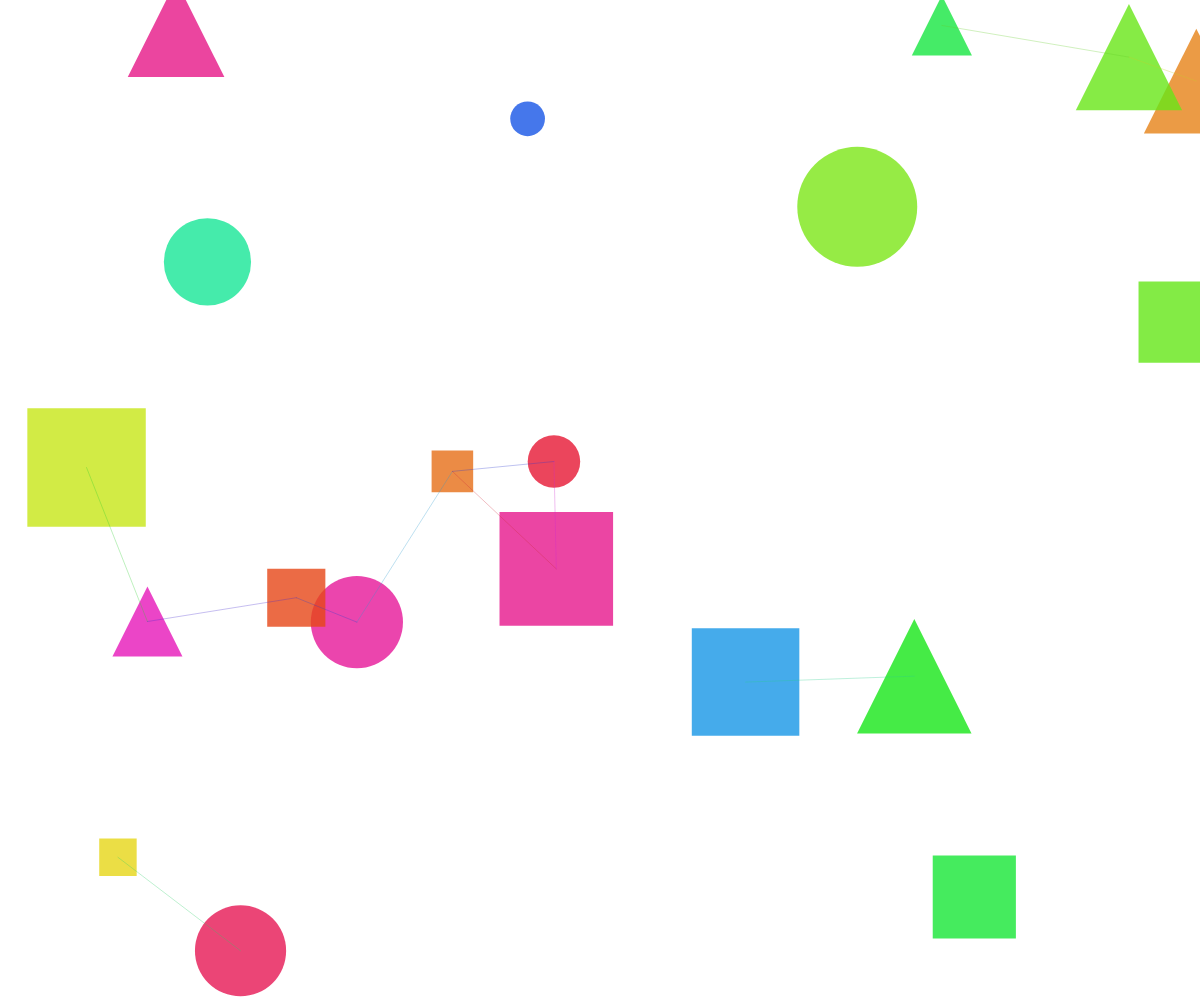
Frame 1 (no input)
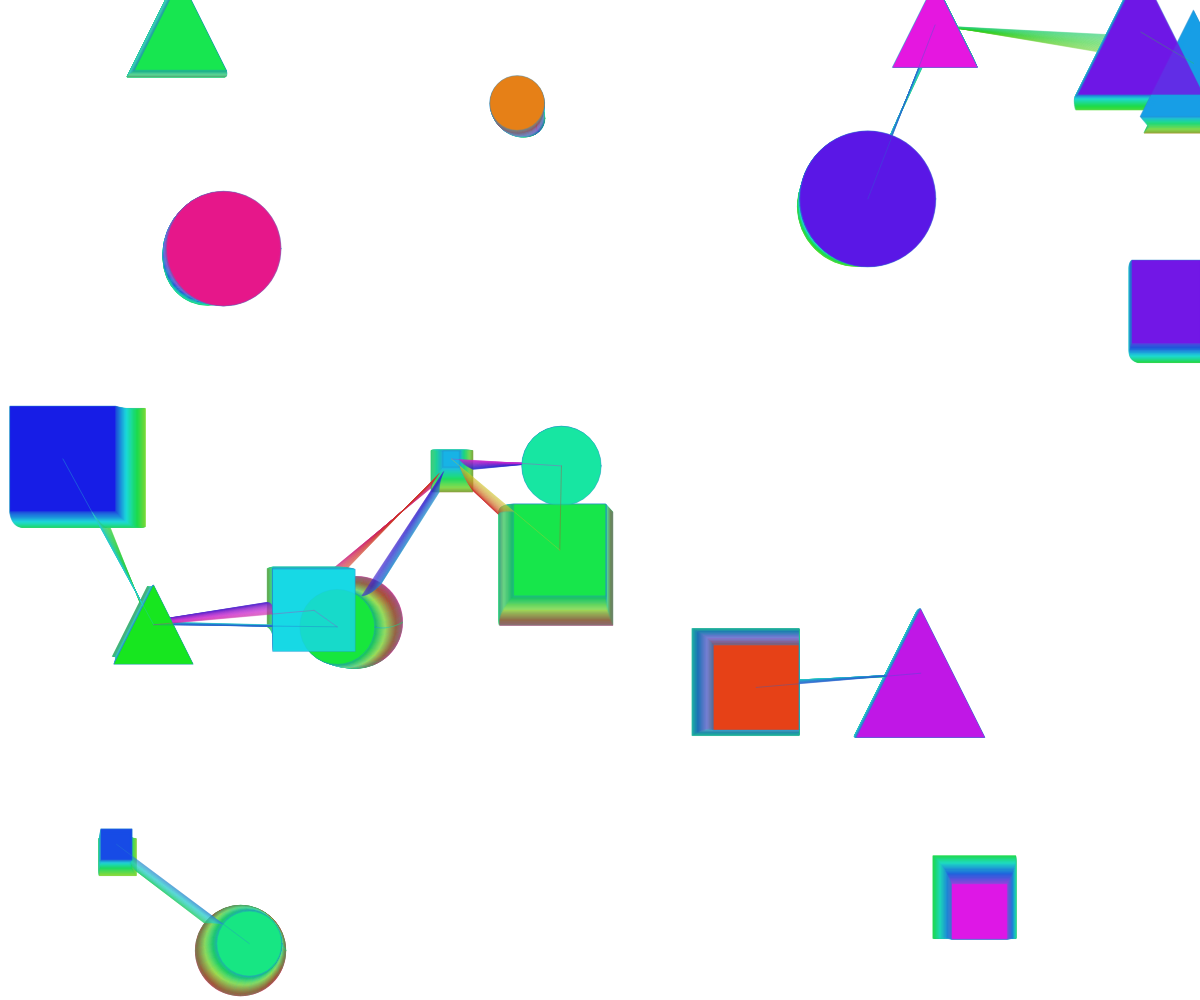
Frame 60 (no input)
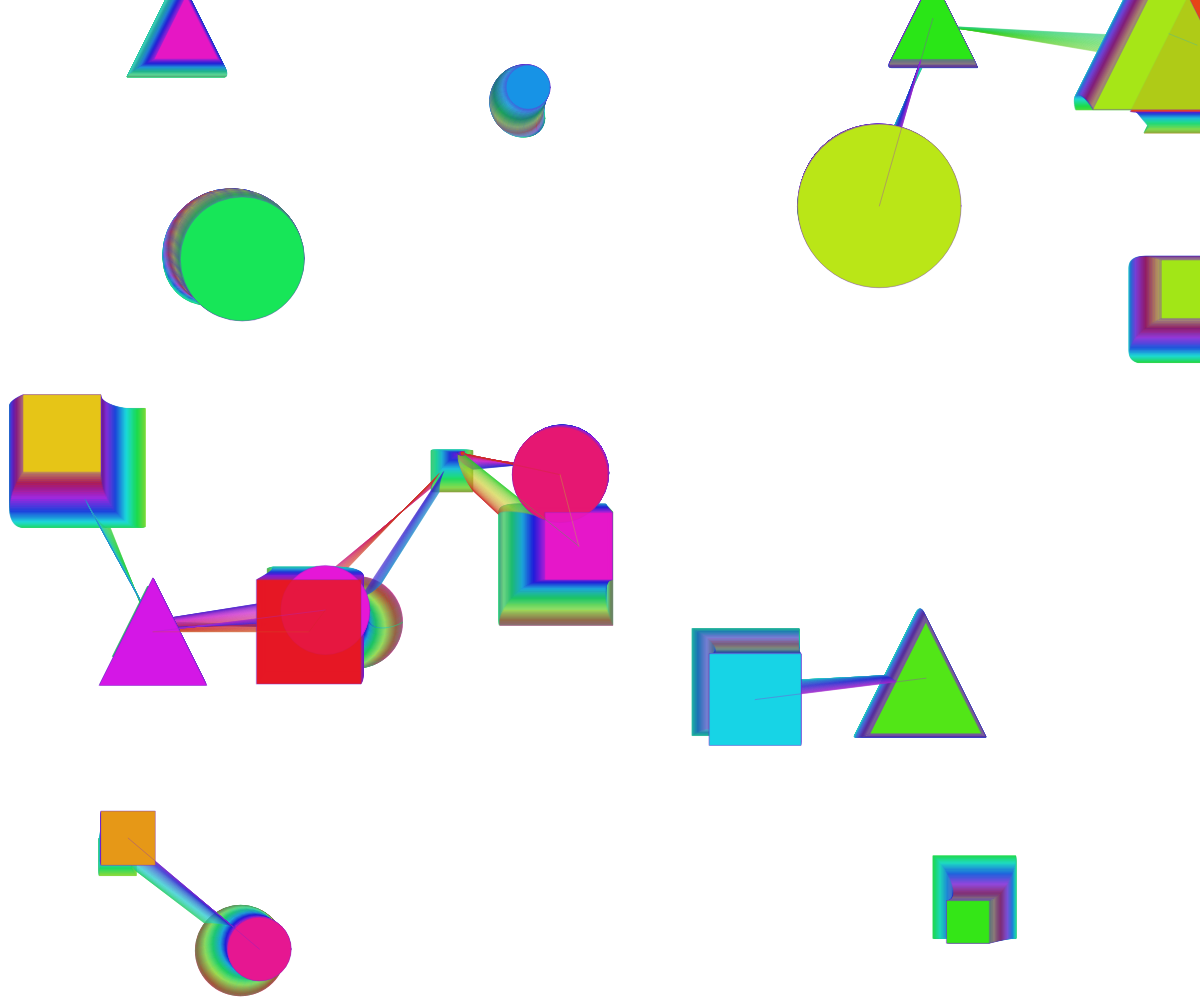
Frame 120 (the mouse pressed at the canvas centre since frame 60)

The p5.js sketch that drew these frames (run headless with seeded random() and noise() and a simulated clock; from frame 60 on, the mouse is pressed at the canvas centre):

// p5.js sketch
// ── sketch.js
let forms = [];
let hueOffset = 0;

function setup() {
  createCanvas(windowWidth, windowHeight);
  colorMode(HSB, 100);
  noStroke();
  
  // Initialize network of geometric forms
  for (let i = 0; i < 20; i++) {
    forms.push({
      x: random(width),
      y: random(height),
      size: random(30, 150),
      speed: random(0.01, 0.05),
      angle: random(TWO_PI),
      shapeType: floor(random(3)), // 0: circle, 1: rect, 2: triangle
      hue: random(100)
    });
  }
}

function draw() {
  background(0, 0, 0, 0.05); // Semi-transparent background for trail effect
  
  hueOffset += 0.3;
  
  // Update and display forms
  for (let i = 0; i < forms.length; i++) {
    let form = forms[i];
    
    // Oscillate position
    form.x += cos(form.angle) * form.speed * 10;
    form.y += sin(form.angle) * form.speed * 10;
    form.angle += 0.02;
    
    // Keep within canvas bounds
    if (form.x < 0 || form.x > width) form.angle = PI - form.angle;
    if (form.y < 0 || form.y > height) form.angle = -form.angle;
    
    // Morph size and color
    form.size += sin(frameCount * 0.02 + i) * 0.5;
    form.hue = (form.hue + 0.5) % 100;
    
    // Draw form with dynamic color
    fill((form.hue + hueOffset) % 100, 90, 90, 80);
    
    push();
    translate(form.x, form.y);
    
    if (form.shapeType === 0) {
      ellipse(0, 0, form.size);
    } else if (form.shapeType === 1) {
      rectMode(CENTER);
      rect(0, 0, form.size, form.size);
    } else {
      triangle(
        0, -form.size/2,
        form.size/2, form.size/2,
        -form.size/2, form.size/2
      );
    }
    
    pop();
  }
  
  // Connect nearby forms with lines
  for (let i = 0; i < forms.length; i++) {
    for (let j = i + 1; j < forms.length; j++) {
      let d = dist(forms[i].x, forms[i].y, forms[j].x, forms[j].y);
      if (d < 200) {
        stroke((hueOffset + i * 5 + j * 3) % 100, 80, 80, 30);
        line(forms[i].x, forms[i].y, forms[j].x, forms[j].y);
      }
    }
  }
}

function windowResized() {
  resizeCanvas(windowWidth, windowHeight);
}
